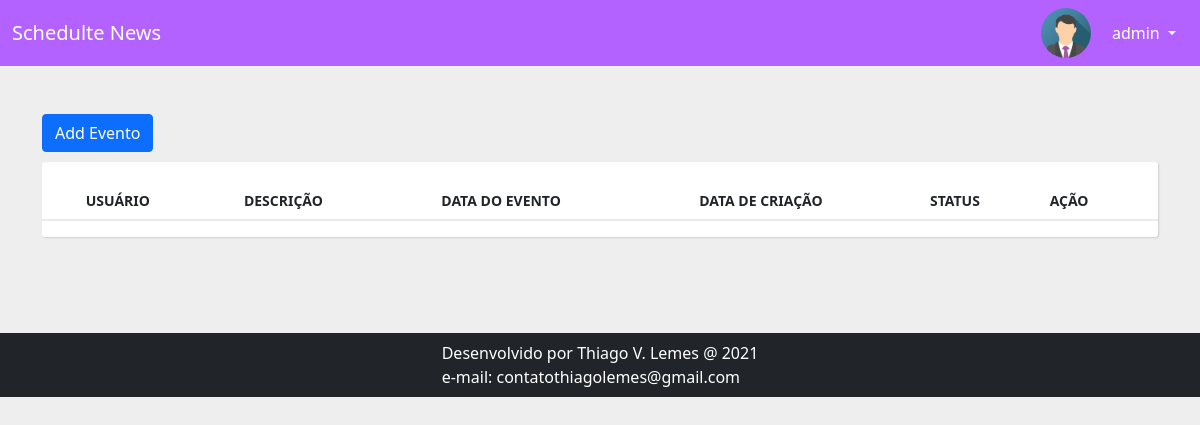
/home/ (signed in), run on an earlier commit of the app's database.
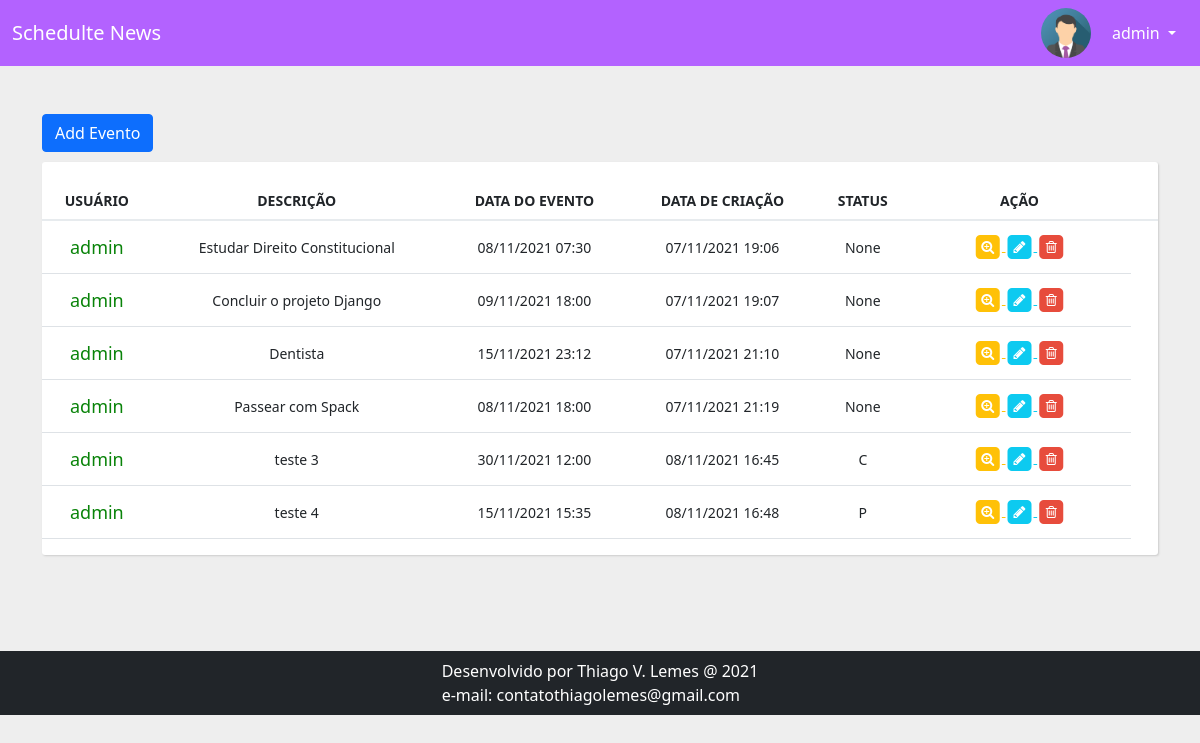
And on a later commit of the database.
### core/models/evento.py (models this page shows, shortened)
class Evento(models.Model):
    status_evento = (
        ('P', 'Pendente'),
        ('C', 'Concluído')
    )
    titulo = models.CharField(max_length=100)
    descricao = models.TextField(blank=True, null=True)
    data_evento = DateTimeField(verbose_name='DATA DO EVENTO')
    data_criacao = DateTimeField(verbose_name='DATA DE CRIAÇÃO', auto_now=True)
    status = models.CharField(blank=True, null=True, choices=status_evento, max_length=1)
    usuario = models.ForeignKey(User, on_delete=models.CASCADE) # chave estrangeira
    class Meta:
        db_table = 'evento'
    def get_data_evento(self):
        hs = self.data_evento - datetime.timedelta(hours=3)
        return hs.strftime('%d/%m/%Y %H:%M')
    def get_data_criacao(self):
        hs = self.data_criacao - datetime.timedelta(hours=3)
        return hs.strftime("%d/%m/%Y %H:%M")

### core/views/view_home.py (the view)
# urls.py: 2. Add a URL to urlpatterns:  path('', views.home, name='home')
@login_required(login_url="/index/")
def home(request):
    usuario = request.user
    eventos = Evento.objects.filter(usuario=usuario)
    dados = {'eventos': eventos, 'usuario':usuario}
    return render(request, 'home.html', dados)

### templates/home.html
{% extends "model-page.html" %}
{% load static%}
{% block content %}
    {% include "tabela_eventos.html" %}
{% endblock %}

### templates/models-template/model-header.html (shortened to what this page needs)
<nav class="navbar fixed-top">
    <div class="container-fluid">
        <a class="navbar-brand" href="/">Schedulte News</a>
        <div>
            <div class="dropdown">
                <img src="{{ MEDIA_URL }}image/avatar.png" alt="Avatar" class="avatar">
                <button class="btn btn-secondary dropdown-toggle dropdownLogin" type="button" data-bs-toggle="dropdown">
                    {{ usuario }}
                </button>
            </div>
        </div>
    </div>
</nav>

### templates/components/tabela_eventos.html (shortened to what this page needs)
<link rel="stylesheet" type="text/css" href="//netdna.bootstrapcdn.com/font-awesome/4.1.0/css/font-awesome.min.css">
<br>
<div class="tabela_eventos">
<div class="container bootstrap snippets bootdey">
    <div class="row">
        <div class="col-lg-12">
            <a href="/evento/adicionar/">
                <button type="button" class="btn btn-primary evento_button">Add Evento</button>
            </a>
            <div class="main-box no-header clearfix">
                <div class="main-box-body clearfix">
                    <div class="table-responsive">
                        <table class="table user-list">
                            <thead align="center">
                                <tr>
                                <th><span>Usuário</span></th>
                                <th><span>Descrição</span></th>
                                <th><span>Data do Evento</span></th>
                                <th><span>Data de Criação</span></th>
                                <th><span>Status</span></th>
                                <th><span>Ação</span></th>
                                <th>&nbsp;</th>
                                </tr>
                            </thead>
                            <tbody align="center">
                                {% for evento in eventos %}
                                <tr>
                                    <td style="color: rgb(9, 131, 9);">{{ usuario }}</td>
                                    <td>{{ evento.titulo }}</td>
                                    <td>{{ evento.get_data_evento }}</td>
                                    <td>{{ evento.get_data_criacao }}</td>
                                    <td>{{ evento.status }}</td>
                                    <td style="width: 20%;">
                                        <a href="/evento/{{ evento.id }}" class="table-link  text-warning">
                                            <span class="fa-stack">
                                                <i class="fa fa-square fa-stack-2x"></i>
                                                <i class="fa fa-search-plus fa-stack-1x fa-inverse" title="Visualizar"></i>
                                            </span>
                                        </a>
                                        <a href="/evento/editar/?id_evento={{ evento.id }}" class="table-link  text-info">
                                            <span class="fa-stack">
                                                <i class="fa fa-square fa-stack-2x"></i>
                                                <i class="fa fa-pencil fa-stack-1x fa-inverse" title="Editar"></i>
                                            </span>
                                        </a>
                                        <a href="#" class="table-link danger">
                                            <span class="fa-stack">
                                                <i class="fa fa-square fa-stack-2x"></i>
                                                <i class="fa fa-trash-o fa-stack-1x fa-inverse" title="Deletar"></i>
                                            </span>
                                        </a>
                                    </td>
                                </tr>
                                {% endfor %}
                            </tbody>
                        </table>
                    </div>
                </div>
            </div>
        </div>
    </div>
</div>
</div>

What changed in the data, as far as the page shows it:
added Evento: {{ usuario }} "admin", titulo "Estudar Direito Constitucional", get_data_evento "08/11/2021 07:30", get_data_criacao "07/11/2021 19:06", status "None"
added Evento: {{ usuario }} "admin", titulo "Concluir o projeto Django", get_data_evento "09/11/2021 18:00", get_data_criacao "07/11/2021 19:07", status "None"
added Evento: {{ usuario }} "admin", titulo "Dentista", get_data_evento "15/11/2021 23:12", get_data_criacao "07/11/2021 21:10", status "None"
added Evento: {{ usuario }} "admin", titulo "Passear com Spack", get_data_evento "08/11/2021 18:00", get_data_criacao "07/11/2021 21:19", status "None"
added Evento: {{ usuario }} "admin", titulo "teste 3", get_data_evento "30/11/2021 12:00", get_data_criacao "08/11/2021 16:45", status "C"
added Evento: {{ usuario }} "admin", titulo "teste 4", get_data_evento "15/11/2021 15:35", get_data_criacao "08/11/2021 16:48", status "P"
